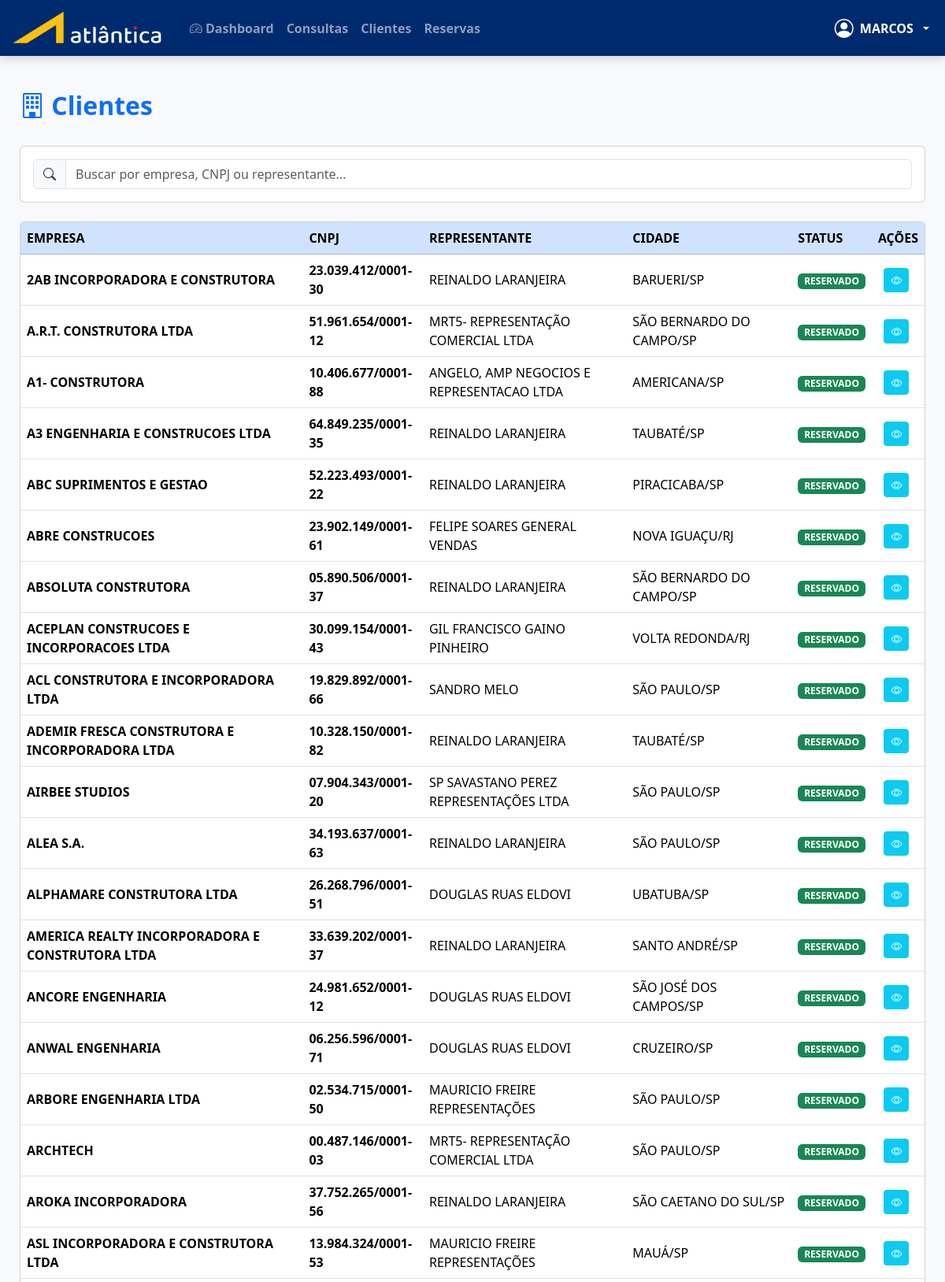
The app's page /clientes (signed in, upper part) with its own data.
### app.py (models this page shows, shortened)
class Usuario(db.Model, UserMixin):
    id = db.Column(db.Integer, primary_key=True)
    nome = db.Column(db.String(100), nullable=False)
    email = db.Column(db.String(100), unique=True, nullable=False)
    telefone = db.Column(db.String(20))
    senha_hash = db.Column(db.String(255), nullable=False)
    tipo_usuario_id = db.Column(db.Integer, db.ForeignKey('tipo_usuario.id'))
    gerente_id = db.Column(db.Integer, db.ForeignKey('usuario.id'))
    nivel_acesso = db.Column(db.Integer, default=10)
    status = db.Column(db.String(10), default='ATIVO')
    tipo = db.relationship('TipoUsuario', backref='usuarios')
    gerente = db.relationship('Usuario', remote_side=[id], uselist=False)

class Cliente(db.Model):
    id = db.Column(db.Integer, primary_key=True)
    empresa = db.Column(db.String(100), nullable=False)
    razao_social = db.Column(db.String(150))
    cnpj = db.Column(db.String(18), unique=True, nullable=False)
    ie = db.Column(db.String(20))
    grupo = db.Column(db.String(100))
    cep = db.Column(db.String(9))
    logradouro = db.Column(db.String(100))
    numero = db.Column(db.String(10))
    complemento = db.Column(db.String(50))
    bairro = db.Column(db.String(50))
    cidade = db.Column(db.String(50))
    estado = db.Column(db.String(2))
    nome_contato = db.Column(db.String(100))
    telefone_contato = db.Column(db.String(20))
    email_contato = db.Column(db.String(100))
    nome_representante = db.Column(db.String(100))
    status_cliente = db.Column(db.String(20), default='RESERVADO')
    data_cadastro = db.Column(db.DateTime, default=datetime.utcnow)

### app.py (the view)
@app.route('/clientes')
@login_required
@permissao_requerida("Clientes - Listar")
def clientes():
    query = Cliente.query.order_by(Cliente.empresa)
    tipo = current_user.tipo.tipo_usuario.strip().lower()
    if tipo == 'representante':
        query = query.filter(
            func.trim(func.upper(Cliente.nome_representante)) == current_user.nome.strip().upper()
        )
    elif tipo == 'gerente':
        representantes_do_gerente = Usuario.query.filter(
            Usuario.gerente_id == current_user.id,
            Usuario.tipo.has(TipoUsuario.tipo_usuario.ilike('%representante%'))
        ).with_entities(Usuario.nome).all()
        nomes_representantes = [rep.nome.strip().upper() for rep in representantes_do_gerente]
        if nomes_representantes:
            query = query.filter(
                func.trim(func.upper(Cliente.nome_representante)).in_(nomes_representantes)
            )
        else:
            query = query.filter(Cliente.id == 0)  # condição impossível
    clientes = query.all()
    representantes = Usuario.query.join(TipoUsuario)\
        .filter(TipoUsuario.tipo_usuario.ilike('%representante%'))\
        .order_by(Usuario.nome).all()
    return render_template(
        'clientes/index.html',
        clientes=clientes,
        representantes=representantes
    )

### app.py (called while the page is built)
def tem_permissao(nivel_necessario=None, funcao=None):
    if current_user.nivel_acesso == 0:  # Admin sempre pode tudo
        return True
    if nivel_necessario is not None and current_user.nivel_acesso > nivel_necessario:
        return False
    if funcao:
        config = Configuracao.query.first()
        if not config or not config.permissoes:
            return False
        try:
            permissoes = json.loads(config.permissoes)
            permissoes_do_nivel = permissoes.get(str(current_user.nivel_acesso), [])
            return funcao in permissoes_do_nivel
        except:
            return False
    return False

def permissao_requerida(funcao=None):
    @wraps(funcao)
    def decorator(f):
        @wraps(f)
        def wrapper(*args, **kwargs):
            if not tem_permissao(funcao=funcao):
                flash('Você não tem permissão para acessar esta função.', 'danger')
                return redirect(url_for('dashboard'))
            return f(*args, **kwargs)
        return wrapper
    return decorator

@login_manager.user_loader
def load_user(id):
    return Usuario.query.get(int(id))

@app.after_request
def after_request(response):
    response.headers["Cache-Control"] = "no-cache, no-store, must-revalidate, public, max-age=0"
    response.headers["Expires"] = "0"
    response.headers["Pragma"] = "no-cache"
    return response

@app.after_request
def add_no_cache(response):
    if request.path.startswith('/reservas'):
        response.headers['Cache-Control'] = 'no-store, no-cache, must-revalidate, max-age=0'
        response.headers['Pragma'] = 'no-cache'
    return response

@app.context_processor
def utility_processor():
    def hoje():
        return date.today()
    return dict(hoje=hoje)

### templates/clientes/index.html (shortened to what this page needs)
{% extends "base.html" %}
{% block content %}
<div class="d-flex justify-content-between align-items-center mb-4">
    <h2 class="text-primary fw-bold">
        <i class="bi bi-building"></i> Clientes
    </h2>
</div>
<div class="card card-atlantica mb-4">
    <div class="card-body">
        <div class="input-group">
            <span class="input-group-text"><i class="bi bi-search"></i></span>
            <input type="text" class="form-control" placeholder="Buscar por empresa, CNPJ ou representante..." id="busca">
        </div>
    </div>
</div>
<div class="card card-atlantica">
    <div class="card-body p-0">
        <div class="table-responsive">
            <table class="table table-hover mb-0 align-middle" id="tabelaClientes">
                <thead class="table-primary">
                    <tr>
                        <th>EMPRESA</th>
                        <th>CNPJ</th>
                        <th>REPRESENTANTE</th>
                        <th>CIDADE</th>
                        <th>STATUS</th>
                        <th class="text-center">AÇÕES</th>
                    </tr>
                </thead>
                <tbody>
                    {% for c in clientes %}
                    <tr>
                        <td class="fw-bold text-uppercase">{{ c.empresa }}</td>
                        <td><strong>{{ c.cnpj }}</strong></td>
                        <td>{{ c.nome_representante or '<em class="text-muted">Sem representante</em>'|safe }}</td>
                        <td>{{ c.cidade }}/{{ c.estado }}</td>
                        <td>
                            <span class="badge bg-{{ 'success' if c.status_cliente == 'RESERVADO' else 'secondary' }}">
                                {{ c.status_cliente }}
                            </span>
                        </td>
                        <td class="text-center">
                            {% if tem_permissao("Clientes - Listar") %}
                            <button class="btn btn-sm btn-info text-white me-1" title="Ver detalhes"
                                    onclick="verCliente({{ c.id }})">
                                <i class="bi bi-eye"></i>
                            </button>
                            {% endif %}
                        </td>
                    </tr>
                    {% endfor %}
                </tbody>
            </table>
        </div>
    </div>
</div>
{% endblock %}

### templates/base.html (shortened to what this page needs)
<!DOCTYPE html>
<html lang="pt-BR">
<head>
    <link href="https://cdn.jsdelivr.net/npm/bootstrap@5.3.3/dist/css/bootstrap.min.css" rel="stylesheet">
    <link href="https://cdn.jsdelivr.net/npm/bootstrap-icons@1.11.3/font/bootstrap-icons.css" rel="stylesheet">
    <link rel="stylesheet" href="{{ url_for('static', filename='css/style.css') }}">
</head>
<body>
<nav class="navbar navbar-expand-lg navbar-dark navbar-atlantica navbar-fixed">
        <div class="container-fluid">
            <a class="navbar-brand fw-bold d-flex align-items-center" href="{{ url_for('dashboard') if current_user.is_authenticated else url_for('login') }}">
                <img src="{{ url_for('static', filename='img/logo-atlantica.png') }}" alt="Atlântica" height="45" class="me-2">
            </a>
            <div class="collapse navbar-collapse" id="navbarNav">
                <ul class="navbar-nav me-auto">
                    {% if current_user.is_authenticated %}
                        <li class="nav-item">
                            <a class="nav-link" href="{{ url_for('dashboard') }}">
                                <i class="bi bi-speedometer2"></i> Dashboard
                            </a>
                        </li>
                            {% if tem_permissao("Consultas - Listar") and endpoint_existe('consultas') %}
                        <li class="nav-item">
                            <a class="nav-link" href="{{ url_for('consultas') }}">Consultas</a>
                        </li>
                        {% endif %}
                         {% if tem_permissao("Clientes - Listar") and endpoint_existe('clientes') %}
                        <li class="nav-item">
                            <a class="nav-link" href="{{ url_for('clientes') }}">Clientes</a>
                        </li>
                        {% endif %}
                        {% if tem_permissao("Reservas - Listar") and endpoint_existe('reservas') %}
                        <li class="nav-item">
                            <a class="nav-link" href="{{ url_for('reservas') }}">Reservas</a>
                        </li>
                        {% endif %}
                    {% endif %}
                </ul>
                <ul class="navbar-nav ms-auto align-items-center">
                    {% if current_user.is_authenticated %}
                    <li class="nav-item dropdown">
                        <a class="nav-link dropdown-toggle text-white fw-bold d-flex align-items-center gap-2" href="#" data-bs-toggle="dropdown">
                            <i class="bi bi-person-circle fs-4"></i>
                            <div class="text-start">
                                <div>{{ current_user.nome.split()[0] }}</div>
                            </div>
                        </a>
                    </li>
                    {% else %}
                    <li class="nav-item">
                        <a class="nav-link" href="{{ url_for('login') }}">Entrar</a>
                    </li>
                    {% endif %}
                </ul>
            </div>
        </div>
    </nav>
    <div class="main-content">
        {% block content %}{% endblock %}
    </div>
</body>
</html>

### static/css/style.css (style rules this page uses)
:root { --azul-atlantica: #003087; --azul-claro: #005eb8; --cinza-claro: #f5f5f5; }
body { font-family: 'Roboto', sans-serif; background: var(--cinza-claro); }
.navbar { background: var(--azul-atlantica); }
.table { background: white; }
.text-uppercase { text-transform: uppercase; }

### templates/base.html (style rules this page uses)
:root { --azul-atlantica: #003087; }
body { background: #f8f9fa; font-family: 'Segoe UI', sans-serif; }
.navbar-fixed { position: fixed; top: 0; left: 0; right: 0; z-index: 1030; box-shadow: 0 4px 12px rgba(0,0,0,0.15); }
.main-content { margin-top: 90px; padding: 25px; }
.nav-link { font-weight: 600; transition: all 0.2s; }
:root { --azul-atlantica: #002A6E; }
.navbar-atlantica { background: var(--azul-atlantica) !important; }

### records on screen
Usuario: nome "MARCOS"
Cliente: empresa "2AB INCORPORADORA E CONSTRUTORA", cnpj "23.039.412/0001-30", nome_representante "REINALDO LARANJEIRA", cidade "BARUERI", estado "SP", status_cliente "RESERVADO"
Cliente: empresa "A.R.T. CONSTRUTORA LTDA", cnpj "51.961.654/0001-12", nome_representante "MRT5- REPRESENTAÇÃO COMERCIAL LTDA", cidade "SÃO BERNARDO DO CAMPO", estado "SP", status_cliente "RESERVADO"
Cliente: empresa "A1- CONSTRUTORA", cnpj "10.406.677/0001-88", nome_representante "ANGELO, AMP NEGOCIOS E REPRESENTACAO LTDA", cidade "AMERICANA", estado "SP", status_cliente "RESERVADO"
Cliente: empresa "A3 ENGENHARIA E CONSTRUCOES LTDA", cnpj "64.849.235/0001-35", nome_representante "REINALDO LARANJEIRA", cidade "TAUBATÉ", estado "SP", status_cliente "RESERVADO"
Cliente: empresa "ABC SUPRIMENTOS E GESTAO", cnpj "52.223.493/0001-22", nome_representante "REINALDO LARANJEIRA", cidade "PIRACICABA", estado "SP", status_cliente "RESERVADO"
Cliente: empresa "ABRE CONSTRUCOES", cnpj "23.902.149/0001-61", nome_representante "FELIPE SOARES GENERAL VENDAS", cidade "NOVA IGUAÇU", estado "RJ", status_cliente "RESERVADO"
Cliente: empresa "ABSOLUTA CONSTRUTORA", cnpj "05.890.506/0001-37", nome_representante "REINALDO LARANJEIRA", cidade "SÃO BERNARDO DO CAMPO", estado "SP", status_cliente "RESERVADO"
Cliente: empresa "ACEPLAN CONSTRUCOES E INCORPORACOES LTDA", cnpj "30.099.154/0001-43", nome_representante "GIL FRANCISCO GAINO PINHEIRO", cidade "VOLTA REDONDA", estado "RJ", status_cliente "RESERVADO"
Cliente: empresa "ACL CONSTRUTORA E INCORPORADORA LTDA", cnpj "19.829.892/0001-66", nome_representante "SANDRO MELO", cidade "SÃO PAULO", estado "SP", status_cliente "RESERVADO"
Cliente: empresa "ADEMIR FRESCA CONSTRUTORA E INCORPORADORA LTDA", cnpj "10.328.150/0001-82", nome_representante "REINALDO LARANJEIRA", cidade "TAUBATÉ", estado "SP", status_cliente "RESERVADO"
Cliente: empresa "AIRBEE STUDIOS", cnpj "07.904.343/0001-20", nome_representante "SP SAVASTANO PEREZ REPRESENTAÇÕES LTDA", cidade "SÃO PAULO", estado "SP", status_cliente "RESERVADO"
Cliente: empresa "ALEA S.A.", cnpj "34.193.637/0001-63", nome_representante "REINALDO LARANJEIRA", cidade "SÃO PAULO", estado "SP", status_cliente "RESERVADO"
Cliente: empresa "ALPHAMARE CONSTRUTORA LTDA", cnpj "26.268.796/0001-51", nome_representante "DOUGLAS RUAS ELDOVI", cidade "UBATUBA", estado "SP", status_cliente "RESERVADO"
Cliente: empresa "AMERICA REALTY INCORPORADORA E CONSTRUTORA LTDA", cnpj "33.639.202/0001-37", nome_representante "REINALDO LARANJEIRA", cidade "SANTO ANDRÉ", estado "SP", status_cliente "RESERVADO"
Cliente: empresa "ANCORE ENGENHARIA", cnpj "24.981.652/0001-12", nome_representante "DOUGLAS RUAS ELDOVI", cidade "SÃO JOSÉ DOS CAMPOS", estado "SP", status_cliente "RESERVADO"
Cliente: empresa "ANWAL ENGENHARIA", cnpj "06.256.596/0001-71", nome_representante "DOUGLAS RUAS ELDOVI", cidade "CRUZEIRO", estado "SP", status_cliente "RESERVADO"
Cliente: empresa "ARBORE ENGENHARIA LTDA", cnpj "02.534.715/0001-50", nome_representante "MAURICIO FREIRE REPRESENTAÇÕES", cidade "SÃO PAULO", estado "SP", status_cliente "RESERVADO"
Cliente: empresa "ARCHTECH", cnpj "00.487.146/0001-03", nome_representante "MRT5- REPRESENTAÇÃO COMERCIAL LTDA", cidade "SÃO PAULO", estado "SP", status_cliente "RESERVADO"
Cliente: empresa "AROKA INCORPORADORA", cnpj "37.752.265/0001-56", nome_representante "REINALDO LARANJEIRA", cidade "SÃO CAETANO DO SUL", estado "SP", status_cliente "RESERVADO"
Cliente: empresa "ASL INCORPORADORA E CONSTRUTORA LTDA", cnpj "13.984.324/0001-53", nome_representante "MAURICIO FREIRE REPRESENTAÇÕES", cidade "MAUÁ", estado "SP", status_cliente "RESERVADO"
